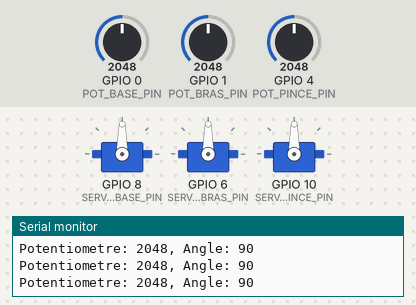
Bench run of a sketch on a simulated ESP32. On the bench: 3 × servo, the last lines printed to the serial monitor. The test bench sets the inputs (shaded band); at power-on: GPIO 0 (POT_BASE_PIN) = 2048, GPIO 1 (POT_BRAS_PIN) = 2048, GPIO 4 (POT_PINCE_PIN) = 2048.

Above: at 2.2 s.
2.3 s: GPIO 0 (POT_BASE_PIN) set to 2866
At 3.5 s:
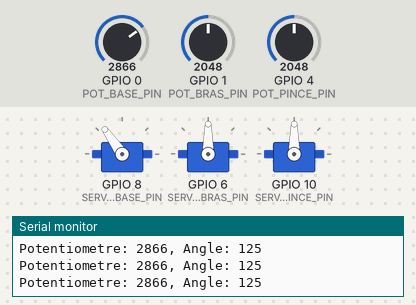
3.8 s: GPIO 1 (POT_BRAS_PIN) set to 2866
At 5.0 s:
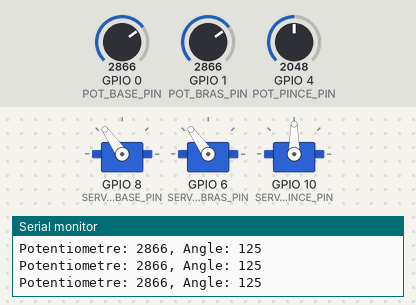
5.3 s: GPIO 4 (POT_PINCE_PIN) set to 2866
At 5.8 s:
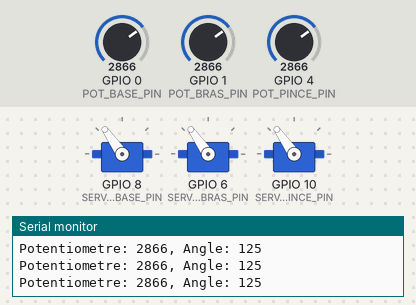
6.8 s: GPIO 0 (POT_BASE_PIN) set to 3603
At 8.0 s:
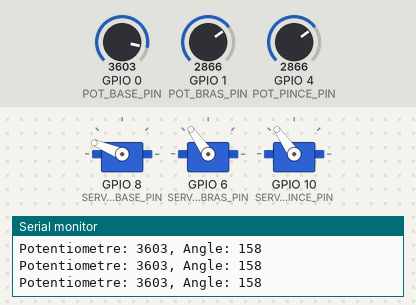
8.3 s: GPIO 1 (POT_BRAS_PIN) set to 3603
At 8.6 s:
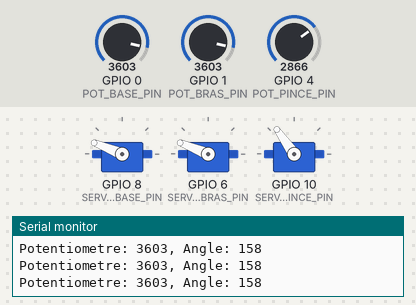
9.8 s: GPIO 4 (POT_PINCE_PIN) set to 3603
At 10.4 s:
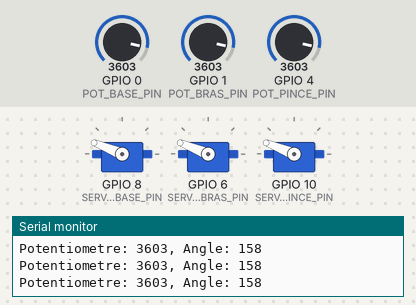
Timing chart, 0 to 12.3 s (numbered marks = the images above; inputs shaded):
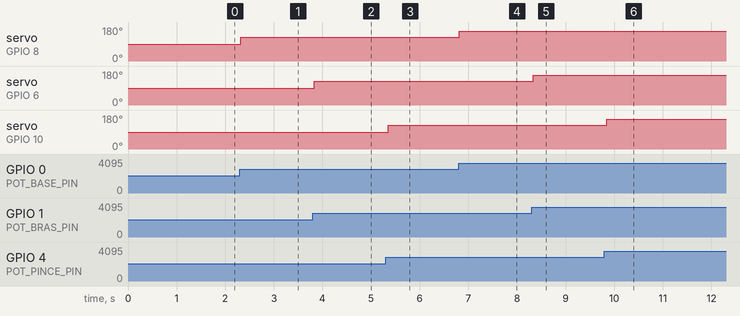

The sketch:

CampsTI_Defi1.ino
```cpp
//Alfred Lajeunesse

// Ajout des bibliothèques de code nécessaire
#include <Arduino.h>  // Bibliothèque de base Arduino/ESP32
#include <ESP32Servo.h> // Bibliothèque pour le contrôle des moteurs

// Déclaration des PINs utilisées (voir schéma électrique)
#define POT_BASE_PIN 0
#define POT_BRAS_PIN 1
#define POT_PINCE_PIN 4

#define SERVO_BASE_PIN 8
#define SERVO_BRAS_PIN 6
#define SERVO_PINCE_PIN 10

// Définition de l'objet Servo pour la base
Servo BaseServo;
Servo BrasServo;
Servo PinceServo;

void setup() {
  // Initialise la communication USB avec l'ordinateur
  Serial.begin(115200);
  delay(1000); // Delai d'une seconde

  // Initialise l'entrée (INPUT) pour lire la valeur du potentiomètre
  pinMode(POT_BASE_PIN, INPUT);
  pinMode(POT_BRAS_PIN, INPUT);
  pinMode(POT_PINCE_PIN, INPUT);


  // Initialise le moteur de la pince
  BaseServo.attach(SERVO_BASE_PIN);
  BrasServo.attach(SERVO_BRAS_PIN);
  PinceServo.attach(SERVO_PINCE_PIN);
}

void loop() {
  // Variable de commande moteur
  int pot1_cmd = 0;
  int pot2_cmd = 0;
  int pot3_cmd = 0;

  // Lecture de la valeur du capteur
  int pot1Value = analogRead(POT_BASE_PIN);
  int pot2Value = analogRead(POT_BRAS_PIN);
  int pot3Value = analogRead(POT_PINCE_PIN);

  // Limiter l'action entre 0 et 180 degrés du moteur
  pot1_cmd = map(pot1Value, 0, 4095, 0, 180);
  pot2_cmd = map(pot2Value, 0, 4095, 0, 180);
  pot3_cmd = map(pot3Value, 0, 4095, 0, 180);

  // Afficher les valeurs sur le moniteur série
  Serial.println("Potentiometre: " + String(pot1Value) + ", Angle: " + String(pot1_cmd));

  // Envoie de la commande moteur
  BaseServo.write(pot1_cmd);
  BrasServo.write(pot2_cmd);
  PinceServo.write(pot3_cmd);
  delay(50);
}


/*
Mission supplémentaire : Ajoute l'épaule et le coude !

Maintenant que tu as réussi à faire bouger la base, ton objectif est de modifier ce
code pour ajouter 2 autres potentiomètres (POT_EPAULE_PIN sur la broche
1, et POT_COUDE_PIN sur la broche 3). Sers-toi de l’exemple de la base pour
déclarer tes moteurs, les attacher dans le Setup, et lire leurs valeurs dans la Loop !
*/
```

Measured:
- after the input at 2.3 s, servo on GPIO 8 (SERVO_BASE_PIN): 90° → 125° at once
- after the input at 3.8 s, servo on GPIO 6 (SERVO_BRAS_PIN): 90° → 125° at once
- after the input at 5.3 s, servo on GPIO 10 (SERVO_PINCE_PIN): 90° → 125° after 0.05 s
- after the input at 6.8 s, servo on GPIO 8 (SERVO_BASE_PIN): 125° → 158° at once
- after the input at 8.3 s, servo on GPIO 6 (SERVO_BRAS_PIN): 125° → 158° at once
- after the input at 9.8 s, servo on GPIO 10 (SERVO_PINCE_PIN): 125° → 158° after 0.05 s
